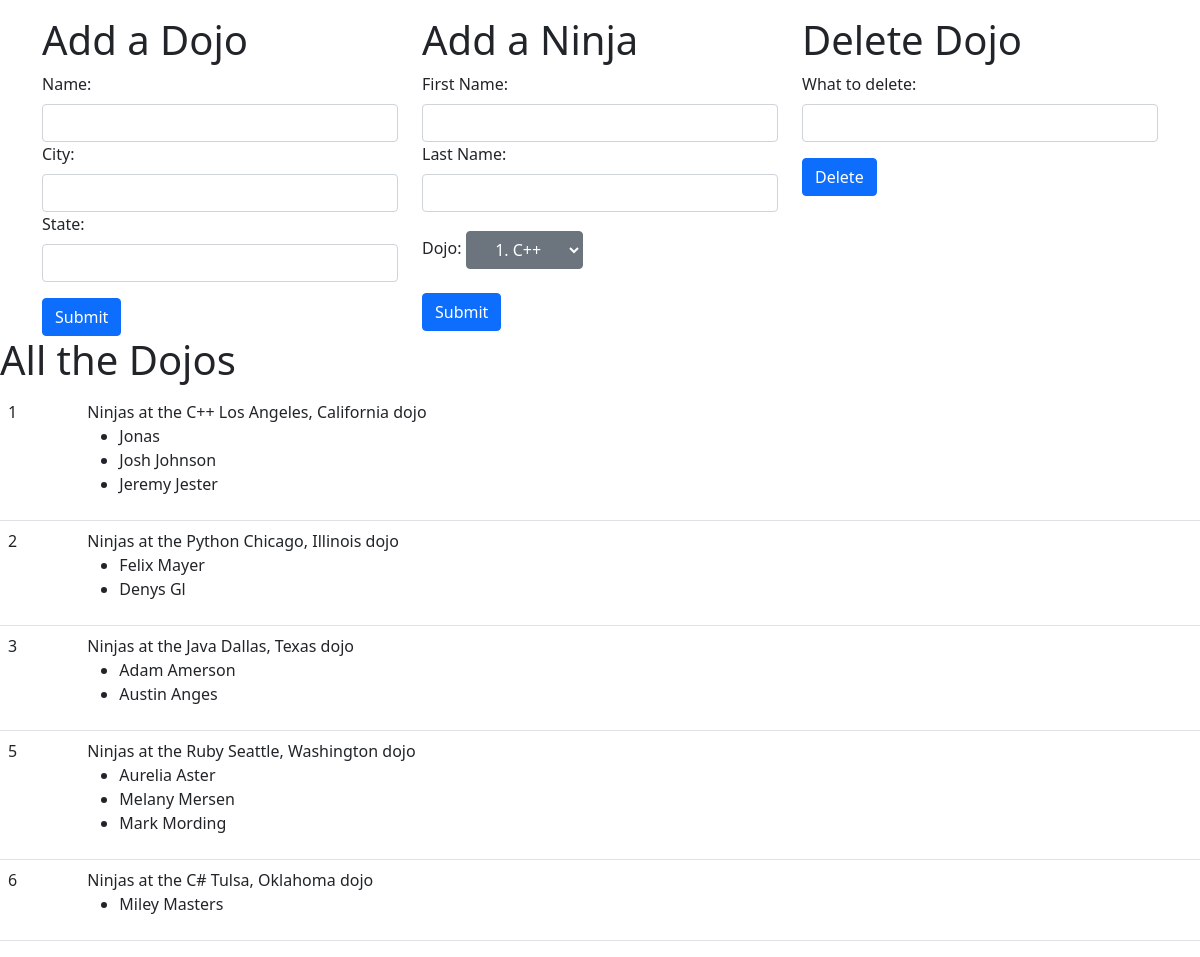
The page / on the database its author committed.
### dojo_app/models.py (models this page shows)
class Dojo(models.Model):
    name = models.CharField(max_length=255)
    city = models.CharField(max_length=255)
    state = models.CharField(max_length=255)
    created_at = models.DateTimeField(auto_now_add=True)
    updated_at = models.DateTimeField(auto_now=True)

class Ninja(models.Model):
    first_name = models.CharField(max_length=255)
    last_name = models.CharField(max_length=255)
    dojo = models.ForeignKey(Dojo, related_name="ninjas", on_delete=models.CASCADE)
    created_at = models.DateTimeField(auto_now_add=True)
    updated_at = models.DateTimeField(auto_now=True)

### dojo_app/views.py (the view)
# urls.py: path('', views.index),
def index(request):
    dojos = Dojo.objects.all()
    ninjas = Ninja.objects.all()
    context = {
        'dojos': dojos,
        'ninjas': ninjas
    }
    return render(request, 'index.html', context)

### dojo_app/templates/index.html (shortened to what this page needs)
<!DOCTYPE html>
<html lang="en">
<head>
    <link href="https://cdn.jsdelivr.net/npm/bootstrap@5.0.0-beta3/dist/css/bootstrap.min.css" rel="stylesheet"
 />
    {% load static %}
    <link rel="stylesheet" href="{% static 'css/style.css' %}" />
</head>
<body>
    <div class="container">
        <div class="row pt-3">
            <div class="col-4">
                <div class="form">
                <h1>Add a Dojo</h1>
                <form action="form_dojo" method="post">
                    <label class="form-label" for="name">Name:</label>
                    <input class="form-control" type="text" name="name" />
                    <label class="form-label" for="city">City:</label>
                    <input class="form-control" type="text" name="city" />
                    <label class="form-label" for="state">State:</label>
                    <input class="form-control" type="text" name="state" />
                    <button class="btn btn-primary mt-3" type="submit">Submit</button>
                </form>
                </div>
            </div>
            <div class="col-4">
                <div class="form">
                <h1>Add a Ninja</h1>
                <form action="form_ninja" method="post">
                    <label class="form-label" for="fname">First Name:</label>
                    <input class="form-control" type="text" name="fname" />
                    <label class="form-label" for="lname">Last Name:</label>
                    <input class="form-control" type="text" name="lname" />
                    <label class="label mt-4" for="dojo">Dojo:</label>
                    <select class="btn btn-secondary dropdown-toggle" name="id">
                        {% for dojo in dojos %}
                        <option value="{{dojo.id}}">{{dojo.id}}. {{dojo.name}}</option>
                        {% endfor %}
                    </select><br />
                    <button class="btn btn-primary mt-4" type="submit">Submit</button>
                </form>
                </div>
            </div>
            <div class="col-4">
                <div class="form">
                <h1>Delete Dojo</h1>
                <form action="dojo_remove" method="post">
                    <label class="form-label" for="remove">What to delete:</label>
                    <input class="form-control" type="text" name="remove" />
                    <button class="btn btn-primary mt-3" type="submit">Delete</button>
                </form>
                </div>
            </div>
        </div>
    </div>
    <h1>All the Dojos</h1>
    <table class="table">
        <tbody>
            {% for dojo in dojos %}
            <tr>
                <td>{{ dojo.id }}</td>
                <td>
                    Ninjas at the {{ dojo.name }} {{ dojo.city }}, {{ dojo.state }} dojo
                    <ul>
                        {% for ninja in dojo.ninjas.all %}
                        <li>{{ninja.first_name}} {{ninja.last_name}}</li>
                        {% endfor %}
                    </ul>
                </td>
            </tr>
            {% endfor %}
        </tbody>
    </table>
</body>
</html>

### dojo_app/static/css/style.css (style rules this page uses)
.form { width: 100%; }

### rows shown on the page
Dojo: id "1", name "C++", city "Los Angeles", state "California"
Ninja: first_name "Jonas"
Ninja: first_name "Josh", last_name "Johnson"
Ninja: first_name "Jeremy", last_name "Jester"
Dojo: id "2", name "Python", city "Chicago", state "Illinois"
Ninja: first_name "Felix", last_name "Mayer"
Ninja: first_name "Denys", last_name "Gl"
Dojo: id "3", name "Java", city "Dallas", state "Texas"
Ninja: first_name "Adam", last_name "Amerson"
Ninja: first_name "Austin", last_name "Anges"
Dojo: id "5", name "Ruby", city "Seattle", state "Washington"
Ninja: first_name "Aurelia", last_name "Aster"
Ninja: first_name "Melany", last_name "Mersen"
Ninja: first_name "Mark", last_name "Mording"
Dojo: id "6", name "C#", city "Tulsa", state "Oklahoma"
Ninja: first_name "Miley", last_name "Masters"

### other values the page prints
form field id "1. C++"
